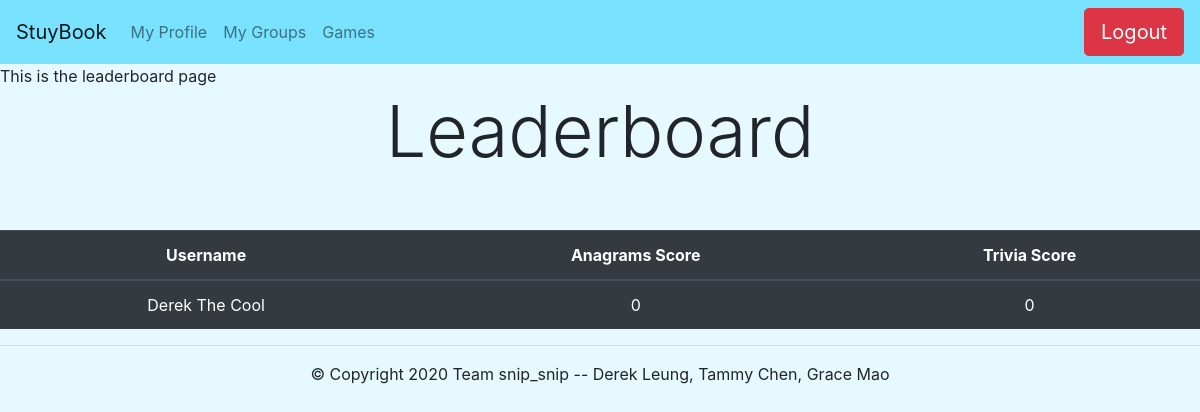
/leaderboard (signed in), run on an earlier commit of the app's database.
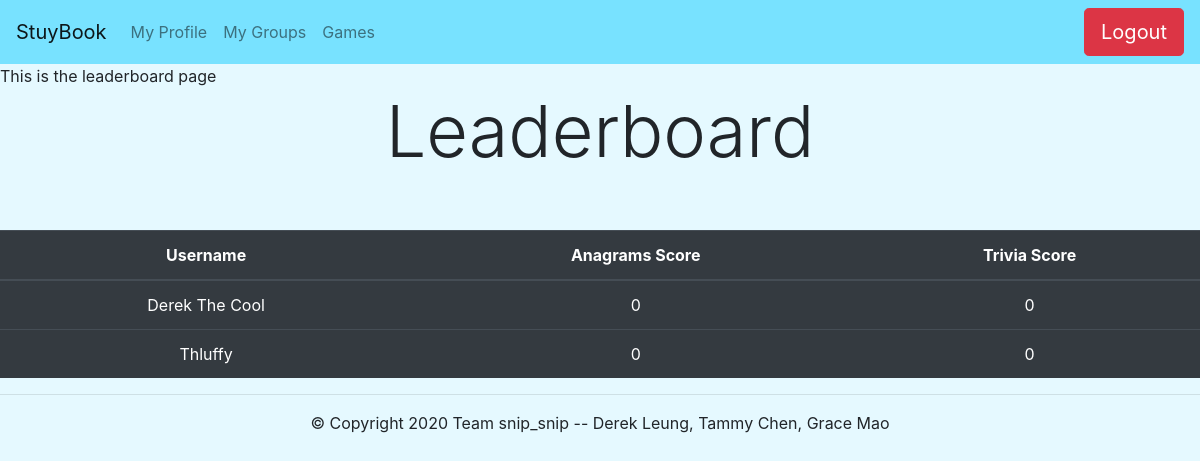
And on a later commit of the database.
### tables this page shows
CREATE TABLE users (userID INTEGER PRIMARY KEY, email TEXT, username TEXT, password TEXT, displayName TEXT, image TEXT, bio TEXT);

CREATE TABLE leaderboards (userID INTEGER PRIMARY KEY, superheroScore INTEGER, anagramScore INTEGER, triviaScore INTEGER);

### app.py (the view)
@app.route('/leaderboard')
def leaderboard():
    if "userID" not in session:
        return redirect(url_for('login'))
    stuff = getAllLeaderboard(c)
    c.execute("SELECT displayName FROM users")
    names = c.fetchall()
    print(stuff)
    print(names)
    return render_template('leaderboard.html', stuff = stuff, names = names)

### utl/dbfunc.py (called while the page is built)
def getAllLeaderboard(c):
    c.execute("SELECT * FROM leaderboards")
    a = c.fetchall()
    return a

### templates/leaderboard.html (shortened to what this page needs)
{% extends "basenav.html" %}
{% block body %}
This is the leaderboard page
<div style="text-align: center;">
<h1 class="display-3">Leaderboard</h1>
<br>
<br>
<table class="table table-dark">
  <thead>
    <tr>
      <th scope="col">Username</th>
      <th scope="col">Anagrams Score</th>
      <th scope="col">Trivia Score</th>
    </tr>
  </thead>
  <tbody>
    {% for i in stuff %}
    <tr>
      <td>{{names[loop.index-1][0]}}</td>
      <td>{{i[2]}}</td>
      <td>{{i[3]}}</td>
    </tr>
    {% endfor %}
  </tbody>
</table>
</div>
{% endblock %}

### templates/basenav.html (shortened to what this page needs)
{% extends "base.html" %}
{% block navbar %}
<header>
  <nav class="navbar navbar-expand-lg navbar-light" style="background-color: #78E2FF;">
    <a class="navbar-brand" href="/home">StuyBook</a>
    <div class="collapse navbar-collapse" id="navbarSupportedContent">
      <ul class="navbar-nav mr-auto">
        <li class="nav-item">
                <a class="nav-link" href="/myprofile">My Profile</a>
        </li>
        <li class="nav-item">
                <a class="nav-link" href="/mygroups">My Groups</a>
        </li>
      	<li class="nav-item">
                <a class="nav-link" href="/games" role="button" >
                  Games
                </a>
      	</li>
      </ul>
      <form class="form-inline my-2 my-lg-0" action="/logout">
	       <a class="btn btn btn-danger btn-lg my-2 my-sm-0" href="/logout">Logout</a>
      </form>
    </div>
  </nav>
</header>
{% endblock %}

### templates/base.html (shortened to what this page needs)
<!DOCTYPE html>
<html>
  <head>
    <link rel="stylesheet" href="https://stackpath.bootstrapcdn.com/bootstrap/4.3.1/css/bootstrap.min.css">
    <link rel="stylesheet" type="text/css" href="/static/customcss/style.css">
  </head>
  {% block navbar %}
  {% endblock %}
  <body>
    {% block body %} {% endblock %}
  </body>
  <hr>
  <footer class="container text-center">
    <p>&copy; Copyright 2020 Team snip_snip -- Derek Leung, Tammy Chen, Grace Mao</p>
  </footer>
</html>

### static/customcss/style.css (style rules this page uses)
body { background-color: #E5F9FF; }
header { background-color: #EAF0F0; }

What changed in the data, as far as the page shows it:
added leaderboards: anagramScore "0", triviaScore "0"
added users: displayName "Thluffy"
